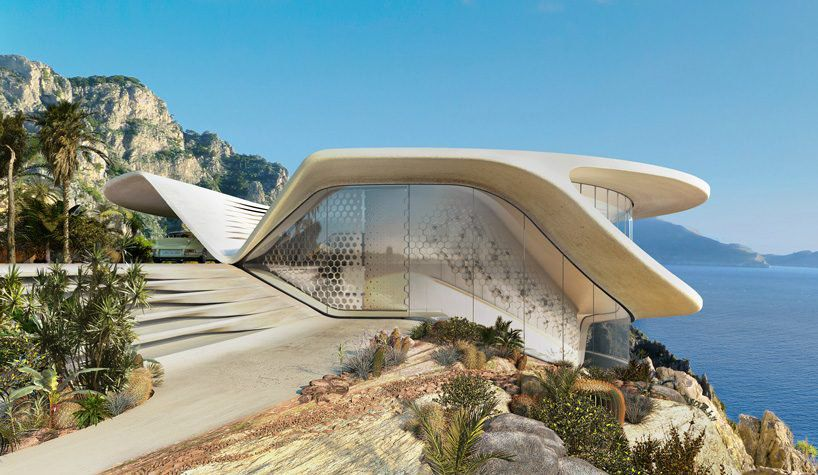
#> input picture 机器学习/yolo_databases/slide/1.jpg, 818 x 475 px
$ python test.py   (older library calls are emulated)
#> lines starting #> are read from the running program, lines starting #| are printed output that depends on the picture
from PIL import Image,ImageDraw,ImageFont

# [7 lines of commented-out code are left out]


img = Image.open("1.jpg").convert('RGBA')
im = Image.open("2.png")
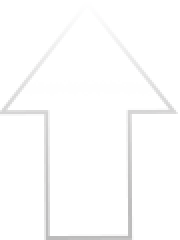
#> input picture 机器学习/yolo_databases/slide/2.png, 90 x 120 px (shown 2 times larger)
#> im is the input picture: PIL image 90x120 RGBA; mean R, G, B, A 250.3, 250.2, 250.2, 49.4
img = img.resize((35, 35), Image.ANTIALIAS)
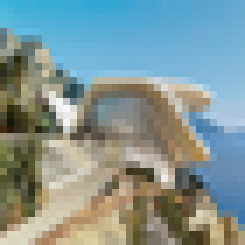
#> img: PIL image 35x35 RGBA (shown 7 times larger); mean R, G, B, A 129.2, 149.7, 149.5, 255
r,g,b,a = im.split()
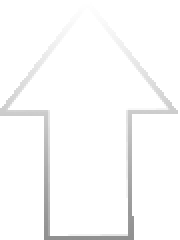
#> r: PIL image 90x120 L (shown 2 times larger); min 144, max 255, mean 250.3
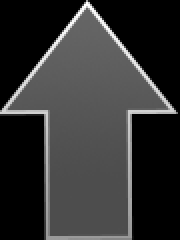
#> a: PIL image 90x120 L (shown 2 times larger); min 0, max 254, mean 49.4
img.paste(im,(100, 100),mask = a)
img = img.convert('RGB')
#> img: PIL image 35x35 RGB
img.save("test.png")
